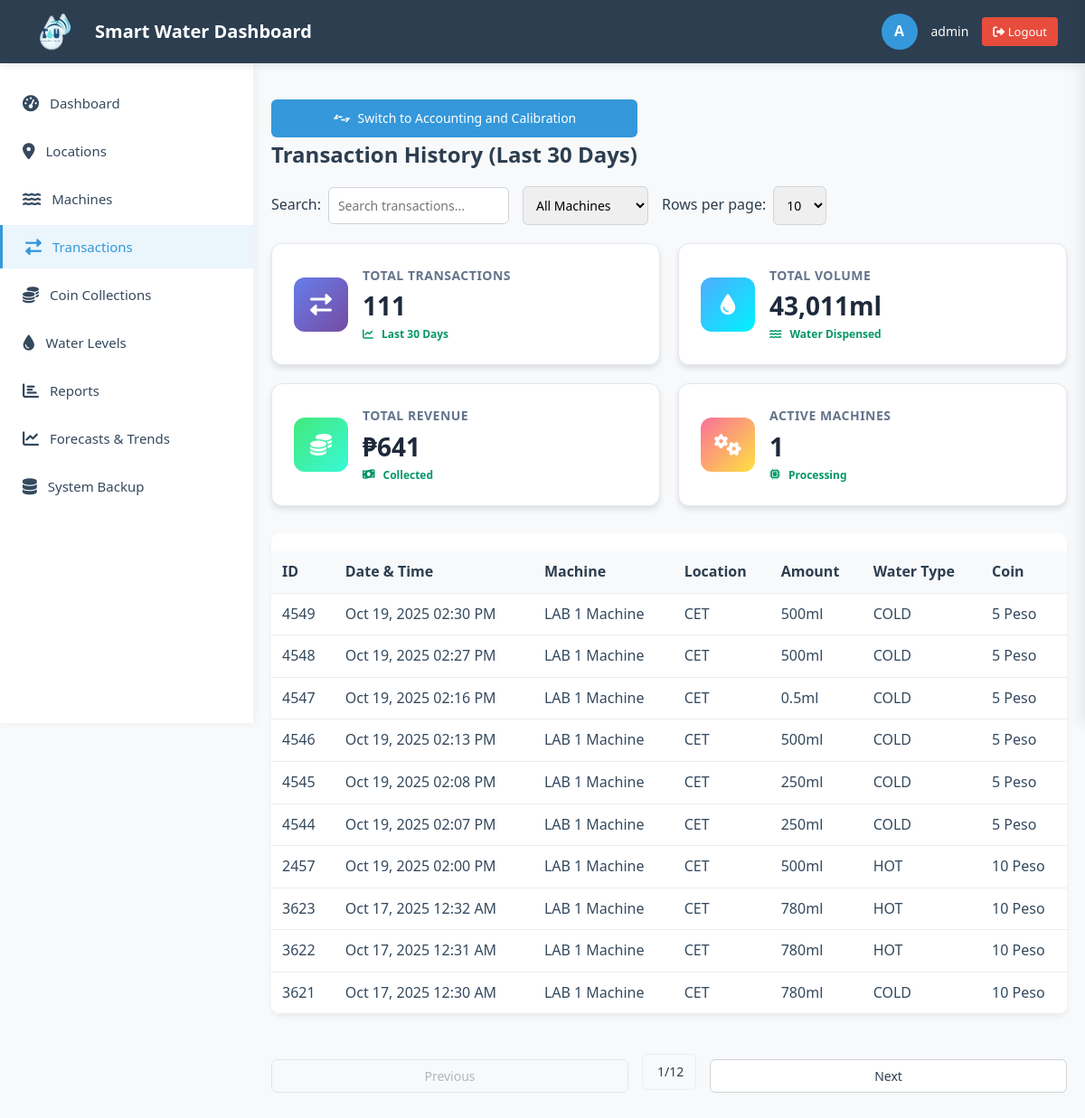
The app's page /transactions.php (signed in) with its own data.
### tables this page shows
CREATE TABLE `transaction` (
  `transaction_id` int(11) NOT NULL AUTO_INCREMENT,
  `amount_dispensed` float NOT NULL,
  `DateAndTime` datetime DEFAULT current_timestamp(),
  `coin_type` varchar(50) NOT NULL,
  `dispenser_id` int(11) NOT NULL,
  `water_type` varchar(10) NOT NULL DEFAULT 'COLD',
  PRIMARY KEY (`transaction_id`),
  KEY `dispenser_id` (`dispenser_id`)
);

CREATE TABLE `dispenser` (
  `dispenser_id` int(11) NOT NULL AUTO_INCREMENT,
  `Description` text NOT NULL,
  `Capacity` int(11) NOT NULL,
  PRIMARY KEY (`dispenser_id`)
);

CREATE TABLE `location` (
  `location_id` int(11) NOT NULL AUTO_INCREMENT,
  `location_name` varchar(100) NOT NULL,
  `address` text NOT NULL,
  `latitude` decimal(11,8) DEFAULT NULL,
  `longitude` decimal(11,8) DEFAULT NULL,
  PRIMARY KEY (`location_id`)
);

### transactions.php (the view, shortened to what this page needs)
<?php
require_once 'includes/header.php';
$startDate = date('Y-m-d', strtotime('-30 days'));
$endDate = date('Y-m-d');
$searchTerm = $_GET['search'] ?? '';
$query = "SELECT t.*, d.Description as machine_name, l.location_name, t.water_type
          FROM transaction t
          JOIN dispenser d ON t.dispenser_id = d.dispenser_id
          JOIN dispenserlocation dl ON d.dispenser_id = dl.dispenser_id
          JOIN location l ON dl.location_id = l.location_id
          WHERE DATE(t.DateAndTime) BETWEEN :startDate AND :endDate";
$params = ['startDate' => $startDate, 'endDate' => $endDate];
$query .= " ORDER BY t.DateAndTime DESC";
$transactions = $pdo->prepare($query);
$transactions->execute($params);
$transactions = $transactions->fetchAll();
$total_transactions = $pdo->query("SELECT COUNT(*) as total FROM transaction WHERE DATE(DateAndTime) BETWEEN '$startDate' AND '$endDate'")->fetch();
$total_volume = $pdo->query("SELECT COALESCE(SUM(amount_dispensed), 0) as total FROM transaction WHERE DATE(DateAndTime) BETWEEN '$startDate' AND '$endDate'")->fetch();
$total_revenue = $pdo->query("SELECT COALESCE(SUM(CAST(REGEXP_REPLACE(coin_type, '[^0-9]', '') AS UNSIGNED)), 0) as total FROM transaction WHERE DATE(DateAndTime) BETWEEN '$startDate' AND '$endDate'")->fetch();
$active_machines = $pdo->query("SELECT COUNT(DISTINCT dispenser_id) as total FROM transaction WHERE DATE(DateAndTime) BETWEEN '$startDate' AND '$endDate'")->fetch();
?>
<link rel="stylesheet" href="assets/css/transactions.css">
<div class="content-area">
    <div class="content-wrapper">
        <div class="content-header">
            <div class="content-title-group">
                <div>
                    <div>
                        <a href="accounting_and_calibration.php" class="btn-primary switch-mode-btn" title="Switch to Accounting and Calibration Mode">
                            <svg width="20" height="20" viewBox="0 0 24 24" fill="none" stroke="currentColor" stroke-width="2" stroke-linecap="round" stroke-linejoin="round">
                                <path d="M22 12h-4l2 2-2 2m-2-2h-4"></path>
                                <path d="M2 12h4l-2-2 2-2m2 2h4"></path>
                            </svg>
                            <span class="btn-text">Switch to Accounting and Calibration</span>
                        </a>
                    </div>
                    <h1 class="content-title">Transaction History (Last 30 Days)</h1>
                </div>
            </div>
            <div class="content-actions">
                <div class="search-group">
                    <label for="searchInput" class="search-label">Search:</label>
                    <input type="text" id="searchInput" placeholder="Search transactions..." value="<?php echo htmlspecialchars($searchTerm); ?>">
                </div>
                <div class="date-filter">
                    <select id="machineFilter">
                        <option value="">All Machines</option>
                    </select>
                </div>
                <div class="rows-per-page">
                    <label for="rowsPerPage" class="rows-label">Rows per page:</label>
                    <select id="rowsPerPage">
                        <option value="10" selected>10</option>
                    </select>
                </div>
            </div>
        </div>
        <div class="stats-grid">
            <div class="stat-card">
                <div class="stat-icon"><i class="fas fa-exchange-alt"></i></div>
                <div class="stat-content">
                    <div class="stat-title">Total Transactions</div>
                    <div class="stat-value"><?php echo number_format($total_transactions['total']); ?></div>
                    <div class="stat-change success">
                        <i class="fas fa-chart-line"></i> Last 30 Days
                    </div>
                </div>
            </div>
            <div class="stat-card">
                <div class="stat-icon"><i class="fas fa-tint"></i></div>
                <div class="stat-content">
                    <div class="stat-title">Total Volume</div>
                    <div class="stat-value"><?php echo number_format($total_volume['total']); ?>ml</div>
                    <div class="stat-change success">
                        <i class="fas fa-water"></i> Water Dispensed
                    </div>
                </div>
            </div>
            <div class="stat-card">
                <div class="stat-icon"><i class="fas fa-coins"></i></div>
                <div class="stat-content">
                    <div class="stat-title">Total Revenue</div>
                    <div class="stat-value">₱<?php echo number_format($total_revenue['total']); ?></div>
                    <div class="stat-change success">
                        <i class="fas fa-money-bill-wave"></i> Collected
                    </div>
                </div>
            </div>
            <div class="stat-card">
                <div class="stat-icon"><i class="fas fa-cogs"></i></div>
                <div class="stat-content">
                    <div class="stat-title">Active Machines</div>
                    <div class="stat-value"><?php echo $active_machines['total']; ?></div>
                    <div class="stat-change success">
                        <i class="fas fa-microchip"></i> Processing
                    </div>
                </div>
            </div>
        </div>
        <div class="table-container">
            <div class="table-wrapper">
                <table class="data-table" id="transactionsTable">
                    <thead>
                        <tr>
                            <th class="id-col">ID</th>
                            <th class="datetime-col">Date & Time</th>
                            <th class="machine-col">Machine</th>
                            <th class="location-col">Location</th>
                            <th class="amount-col">Amount</th>
                            <th class="water-col">Water Type</th>
                            <th class="coin-col">Coin</th>
                        </tr>
                    </thead>
                    <tbody>
                        <?php foreach ($transactions as $transaction): ?>
                        <tr data-machine-id="<?php echo $transaction['dispenser_id']; ?>">
                            <td class="id-col"><?php echo $transaction['transaction_id']; ?></td>
                            <td class="transaction-time datetime-col"><?php echo date('M j, Y h:i A', strtotime($transaction['DateAndTime'])); ?></td>
                            <td class="machine-col"><?php echo htmlspecialchars($transaction['machine_name']); ?></td>
                            <td class="location-col"><?php echo htmlspecialchars($transaction['location_name']); ?></td>
                            <td class="amount-col"><?php echo $transaction['amount_dispensed']; ?>ml</td>
                            <td class="water-col"><?php echo htmlspecialchars($transaction['water_type']); ?></td>
                            <td class="coin-col"><?php echo $transaction['coin_type']; ?></td>
                        </tr>
                        <?php endforeach; ?>
                    </tbody>
                </table>
            </div>
        </div>
        <div class="pagination-container">
            <div class="pagination" id="pagination">
                <button id="prevBtn" class="pagination-btn">Previous</button>
                <span id="pageIndicator" class="page-indicator">1/1</span>
                <button id="nextBtn" class="pagination-btn">Next</button>
            </div>
        </div>
    </div>
</div>
<?php require_once 'includes/footer.php'; ?>

### assets/css/navigations.css (style rules this page uses)
:root { --primary: #3498db; --primary-dark: #2980b9; --secondary: #2c3e50; --success: #2ecc71; --danger: #e74c3c; --warning: #f39c12; --light: #f8f9fa; --dark: #34495e; --gray: #6c757d; --white: #ffffff; }
* { margin: 0; padding: 0; box-sizing: border-box; font-family: 'Segoe UI', Tahoma, Geneva, Verdana, sans-serif; }
body { min-height: 100vh; display: flex; width: 100%; line-height: 1.6; color: var(--dark); background-color: var(--light); overflow-x: hidden; }
h1 { color: var(--secondary); margin-bottom: 25px; font-size: 28px; font-weight: 600; }
button { background-color: var(--primary); color: var(--white); border: none; padding: 14px 20px; border-radius: 8px; cursor: pointer; width: 100%; font-size: 16px; font-weight: 500; transition: all 0.3s; margin-top: 10px; }
.content-area { padding: 30px 0 0 0; background-color: var(--light); width: 100%; margin-left: 0; transition: all 0.3s ease; }
.content-wrapper { padding: 0 30px; max-width: 100%; margin: 0 auto; }
.content-header { display: flex; justify-content: space-between; align-items: center; margin-bottom: 30px; }
.content-title { font-size: 24px; color: var(--secondary); font-weight: 600; }
.content-actions { display: flex; gap: 10px; }
.btn-primary { background-color: var(--primary); }
.table-container { background-color: var(--white); border-radius: 10px; box-shadow: 0 4px 6px rgba(0, 0, 0, 0.05); overflow-x: auto; }
.data-table { width: 100%; border-collapse: collapse; }
.data-table th, .data-table td { padding: 12px 15px; text-align: left; border-bottom: 1px solid var(--light); }
.data-table th { background-color: var(--light); font-weight: 600; color: var(--secondary); }
.stats-grid { display: grid; grid-template-columns: repeat(auto-fill, minmax(240px, 1fr)); gap: 20px; margin-bottom: 30px; }
.stat-card { background-color: var(--white); padding: 20px; border-radius: 10px; box-shadow: 0 4px 6px rgba(0, 0, 0, 0.05); transition: all 0.3s; border-left: 4px solid var(--primary); }
.stat-title { font-size: 20px; color: var(--gray); margin-bottom: 10px; font-weight: 500; }
.stat-value { font-size: 28px; font-weight: 700; color: var(--secondary); margin: 0; }
.stat-change { display: flex; align-items: center; font-size: 12px; margin-top: 5px; color: var(--success); }
.stat-change i { margin-right: 5px; }
.date-filter { display: flex; align-items: center; gap: 10px; }
@media (max-width: 1200px) { .content-area { padding: 20px; } }
@media (max-width: 1200px) { .content-wrapper { padding: 0 20px; } }

### includes/user_profile_slide.php (style rules this page uses)
.btn-primary { padding: 12px 16px; background: #3b82f6; color: white; border: none; border-radius: 6px; font-size: 0.875rem; font-weight: 500; cursor: pointer; transition: all 0.2s; display: flex; align-items: center; justify-content: center; gap: 8px; width: 100%; }

### transactions.php (style rules this page uses)
.stats-grid { display: grid; grid-template-columns: repeat(4, 1fr); gap: 20px; margin-bottom: 30px; }
.stat-card { background: white; border-radius: 12px; padding: 24px; box-shadow: 0 4px 6px rgba(0, 0, 0, 0.1); border: 1px solid #e2e8f0; transition: all 0.3s ease; display: flex; align-items: center; gap: 16px; }
.stat-icon { width: 60px; height: 60px; border-radius: 12px; display: flex; align-items: center; justify-content: center; font-size: 24px; color: white; }
.stat-content { flex: 1; }
.stat-title { font-size: 14px; font-weight: 600; color: #64748b; margin-bottom: 8px; text-transform: uppercase; letter-spacing: 0.5px; }
.stat-value { font-size: 28px; font-weight: 700; color: #1e293b; margin-bottom: 8px; line-height: 1; }
.stat-change { font-size: 12px; font-weight: 600; display: flex; align-items: center; gap: 4px; }
.stat-change.success { color: #059669; }
.stat-card:nth-child(1) .stat-icon { background: linear-gradient(135deg, #667eea 0%, #764ba2 100%); }
.stat-card:nth-child(2) .stat-icon { background: linear-gradient(135deg, #4facfe 0%, #00f2fe 100%); }
.stat-card:nth-child(3) .stat-icon { background: linear-gradient(135deg, #43e97b 0%, #38f9d7 100%); }
.stat-card:nth-child(4) .stat-icon { background: linear-gradient(135deg, #fa709a 0%, #fee140 100%); }
@media (max-width: 1200px) { .stats-grid { grid-template-columns: repeat(2, 1fr); } }

### records on screen
transaction: transaction_id "4549", DateAndTime "Oct 19, 2025 02:30 PM", dispenser.Description "LAB 1 Machine", location.location_name "CET", amount_dispensed "500", water_type "COLD", coin_type "5 Peso"
transaction: transaction_id "4548", DateAndTime "Oct 19, 2025 02:27 PM", dispenser.Description "LAB 1 Machine", location.location_name "CET", amount_dispensed "500", water_type "COLD", coin_type "5 Peso"
transaction: transaction_id "4547", DateAndTime "Oct 19, 2025 02:16 PM", dispenser.Description "LAB 1 Machine", location.location_name "CET", amount_dispensed "0.5", water_type "COLD", coin_type "5 Peso"
transaction: transaction_id "4546", DateAndTime "Oct 19, 2025 02:13 PM", dispenser.Description "LAB 1 Machine", location.location_name "CET", amount_dispensed "500", water_type "COLD", coin_type "5 Peso"
transaction: transaction_id "4545", DateAndTime "Oct 19, 2025 02:08 PM", dispenser.Description "LAB 1 Machine", location.location_name "CET", amount_dispensed "250", water_type "COLD", coin_type "5 Peso"
transaction: transaction_id "4544", DateAndTime "Oct 19, 2025 02:07 PM", dispenser.Description "LAB 1 Machine", location.location_name "CET", amount_dispensed "250", water_type "COLD", coin_type "5 Peso"
transaction: transaction_id "2457", DateAndTime "Oct 19, 2025 02:00 PM", dispenser.Description "LAB 1 Machine", location.location_name "CET", amount_dispensed "500", water_type "HOT", coin_type "10 Peso"
transaction: transaction_id "3623", DateAndTime "Oct 17, 2025 12:32 AM", dispenser.Description "LAB 1 Machine", location.location_name "CET", amount_dispensed "780", water_type "HOT", coin_type "10 Peso"
transaction: transaction_id "3622", DateAndTime "Oct 17, 2025 12:31 AM", dispenser.Description "LAB 1 Machine", location.location_name "CET", amount_dispensed "780", water_type "HOT", coin_type "10 Peso"
transaction: transaction_id "3621", DateAndTime "Oct 17, 2025 12:30 AM", dispenser.Description "LAB 1 Machine", location.location_name "CET", amount_dispensed "780", water_type "COLD", coin_type "10 Peso"

### other values on screen
substr($_SESSION['admin_username'], 0, 1) "A"
$_SESSION['admin_username'] "admin"
$total_transactions['total'] "111"
$total_volume['total'] "43,011"
$total_revenue['total'] "641"
$active_machines['total'] "1"
